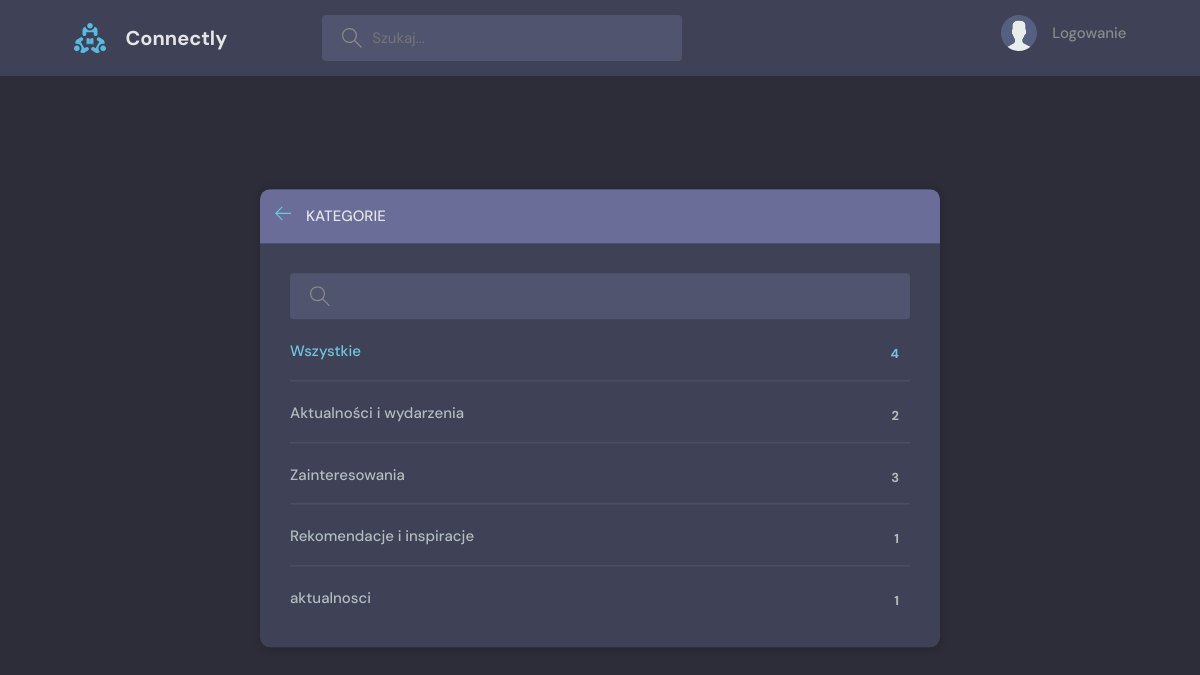
Page /topics/ on the committed database.
### base/models.py (models this page shows, shortened)
class Topic(models.Model):
    name = models.CharField(max_length=200)

### base/views.py (the view)
# urls.py: path('topics/', views.topicsPage, name="topics"),
def topicsPage(request):
    q = request.GET.get('q') if request.GET.get('q') != None else ''
    topics = Topic.objects.filter(name__icontains=q)
    return render(request, 'base/topics.html', {'topics': topics})

### base/templates/base/topics.html (shortened to what this page needs)
{% extends 'main.html' %}
{% block content %}
    <main class="create-room layout">
      <div class="container">
        <div class="layout__box">
          <div class="layout__boxHeader">
            <div class="layout__boxTitle">
              <a href="{% url 'home' %}">
                <svg version="1.1" xmlns="http://www.w3.org/2000/svg" width="32" height="32" viewBox="0 0 32 32">
                  <title>arrow-left</title>
                  <path
                    d="M13.723 2.286l-13.723 13.714 13.719 13.714 1.616-1.611-10.96-10.96h27.625v-2.286h-27.625l10.965-10.965-1.616-1.607z"
                  ></path>
                </svg>
              </a>
              <h3>Kategorie</h3>
            </div>
          </div>
          <div class="topics-page layout__body">
            <form action="" method="GET" class="header__search">
              <label>
                <input name="q" placeholder="" />
              </label>
            </form>
            <ul class="topics__list">
              <li>
                <a href="{% url 'topics' %}" class="active">Wszystkie <span>{{topics.count}}</span></a>
              </li>
              {% for topic in topics %}
              <li>
                <a href="{% url 'home' %}?q={{topic.name}}">{{ topic.name }}<span>{{topic.room_set.all.count}}</span></a>
              </li>
              {% endfor %}
            </ul>
          </div>
        </div>
      </div>
    </main>
{% endblock content %}

### static/styles/style.css (style rules this page uses)
:root { --color-main: #71c6dd; --color-main-light: #e1f6fb; --color-dark: #3f4156; --color-dark-medium: #51546e; --color-dark-light: #696d97; --color-light: #e5e5e5; --color-gray: #8b8b8b; --color-light-gray: #b2bdbd; --color-bg: #2d2d39; --color-success: #5dd693; --color-error: #fc4b0b; }
* { font-family: "DM Sans", -apple-system, BlinkMacSystemFont, "Segoe UI", Roboto, Oxygen, Ubuntu, Cantarell, "Open Sans", "Helvetica Neue", sans-serif; margin: 0; padding: 0; box-sizing: border-box; text-rendering: optimizeLegibility; font-size: inherit; }
html { font-size: 56.25%; }
@media only screen and (min-width: 1200px) { html { font-size: 62.5%; } }
body { line-height: 1.6; font-weight: 400; font-size: 1.5rem; color: var(--color-light-gray); background-color: var(--color-bg); min-height: 100vh; }
a { display: inline-block; color: var(--color-main); text-decoration: none; }
.container { max-width: 120rem; width: 90%; margin: auto; }
.header__search > label { background-color: var(--color-dark-medium); padding: 1.3rem 1rem; display: flex; align-items: center; gap: 1rem; border-radius: 4px; }
.header__search svg { fill: var(--color-gray); width: 2rem; height: 2rem; margin-left: 1rem; }
.header__search input { width: 30rem; background: transparent; border: none; outline: none; color: var(--color-light); }
.layout { margin-top: 2.4rem; }
.layout > .container { display: flex; justify-content: space-between; align-items: flex-start; }
.layout__box { width: 90%; max-width: 48rem; min-height: 40rem; position: absolute; top: 50%; left: 50%; transform: translate(-50%, -46%); background-color: var(--color-dark); border-radius: 1rem; box-shadow: 1px 1px 6px 3px rgba(0, 0, 0, 0.1); overflow: hidden; }
.layout__boxHeader { display: flex; padding: 1.5rem; background-color: var(--color-dark-light); }
.layout__boxTitle { display: flex; gap: 1.5rem; align-items: center; }
.layout__boxTitle h3 { text-transform: uppercase; font-weight: 500; color: var(--color-light); }
.layout__boxTitle svg { width: 1.6rem; height: 1.6rem; fill: var(--color-main); }
.layout__body { margin: 3rem; }
.topics__list { list-style: none; }
.topics__list li a { display: flex; justify-content: space-between; margin-bottom: 3rem; font-weight: 500; color: var(--color-light-gray); transition: all 0.3s ease-in-out; }
.topics__list li a.active, .topics__list li a:hover { color: var(--color-main); }
.topics__list li a span { padding: 0.5rem 1rem; background-color: var(--color-dark); border-radius: 3px; font-size: 1.3rem; font-weight: 700; letter-spacing: 1px; }
.topics-page .topics__list li:not(:last-child) a { margin: 2rem 0; padding-bottom: 1rem; text-decoration: none; border-bottom: 1px solid var(--color-dark-medium); }
.topics-page .header__search { display: block; }
.create-room.layout .layout__box { max-width: 68rem; }

### rows in the picture
Topic: name "Aktualności i wydarzenia", room_set.all.count "2"
Topic: name "Zainteresowania", room_set.all.count "3"
Topic: name "Rekomendacje i inspiracje", room_set.all.count "1"
Topic: name "aktualnosci", room_set.all.count "1"

### other values in the picture
{{ topics.count }} "4"
